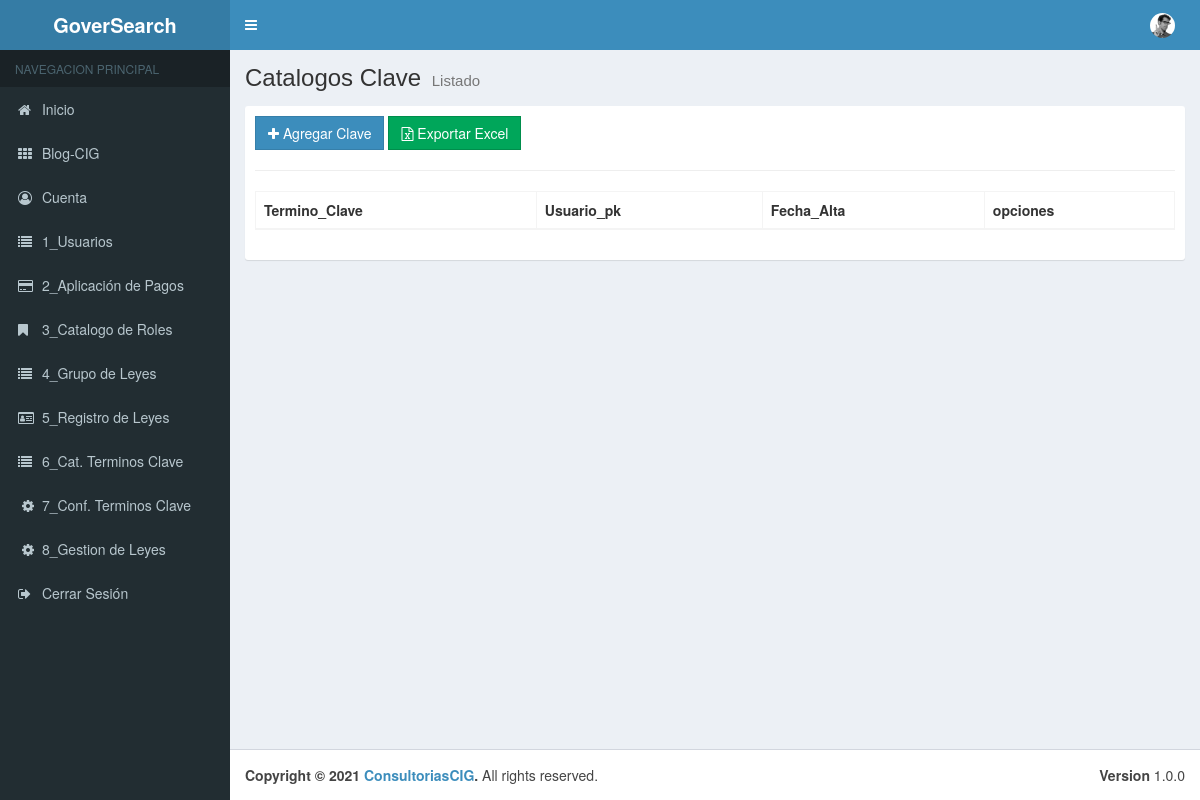
/00_Menu/cCat_Clave, run on an earlier commit of the app's database.
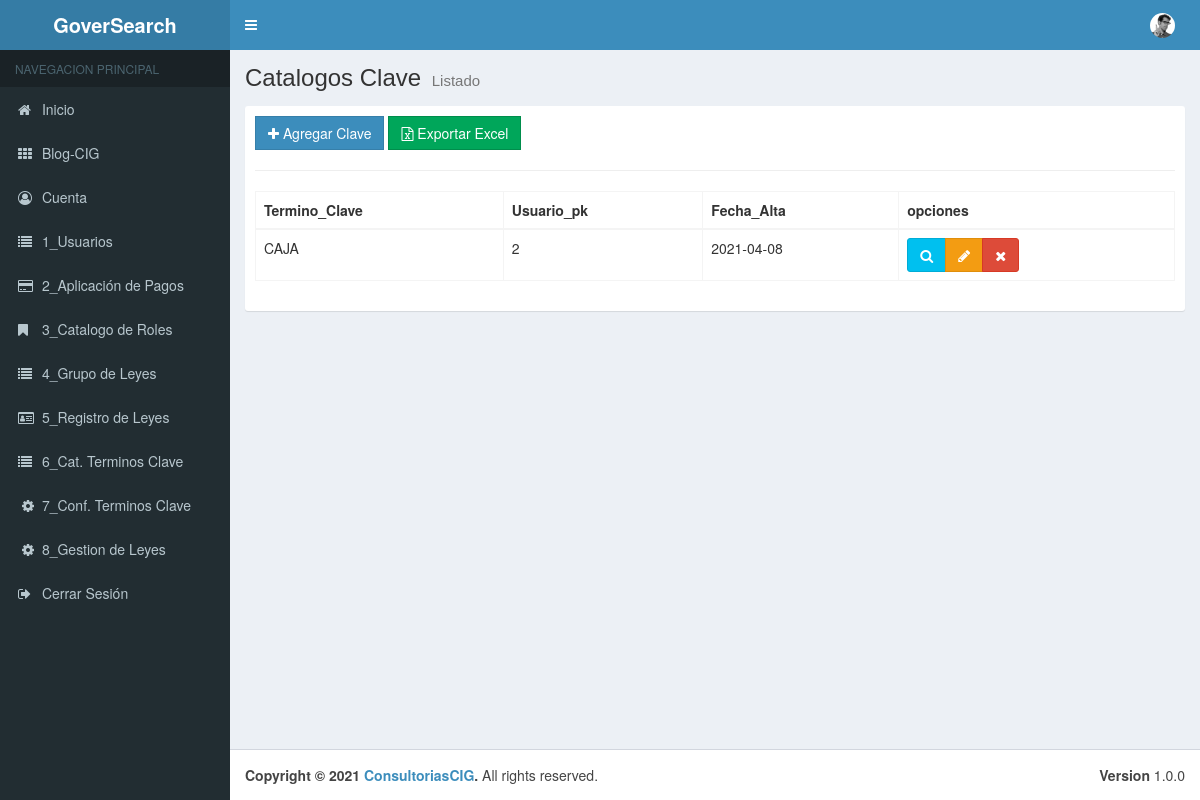
And on a later commit of the database.
### tables this page shows
CREATE TABLE `tbl_cat` (
  `pk_Ter_Clave` int(11) NOT NULL,
  `Termino_Clave` varchar(50) NOT NULL,
  `Usuario_pk` int(20) NOT NULL,
  `Fecha_Alta` date NOT NULL,
  `Estado` bit(1) NOT NULL
);

### application/controllers/00_Menu/cCat_Clave.php (called while the page is built, shortened)
<?php
class cCat_Clave extends CI_Controller {
	public function __construct(){
		$this->load->model("Cat_Clave_Model");
	}
	public function index()
	{
		$data = array(
			'cClaves' =>$this->Cat_Clave_Model->getClave(),
	   );
		$this->load->view("layouts/header");
		$this->load->view("layouts/aside");
		$this->load->view("admin/01_Menu/vCat_Clave/list", $data);
		$this->load->view("layouts/footer");
	}
}

### index.php (called while the page is built, shortened)
<?php
require_once BASEPATH.'core/CodeIgniter.php';

### application/models/Cat_Clave_Model.php (called while the page is built, shortened)
<?php
class Cat_Clave_Model extends CI_Model {
    public function getClave(){
        $this->db->where("Estado","1");
        $resultados = $this->db->get("tbl_cat");
        return $resultados->result();
    }
}

### application/views/admin/01_Menu/vCat_Clave/list.php (the view)
<div class="content-wrapper">
    <section class="content-header">
        <h1>
        Catalogos Clave
        <small>Listado</small>
        </h1>
    </section>
    <section class="content">
        <div class="box box-solid">
            <div class="box-body">
                <div class="row">
                        <div class="col-md-12">
                        <a href="<?php echo base_url();?>00_Menu/cCat_Clave/add" class="btn btn-primary btn-flat"><span class="fa fa-plus"></span> Agregar Clave</a>
                        <a href="<?php echo base_url();?>00_Menu/cReg_Leyes/add" class="btn btn-success btn-flat"><span class="fa fa-file-excel-o"></span> Exportar Excel</a>
                        </div>
                    </div>
                <hr>
                    <div class="row">
                        <div class="col-md-12">
                            <table id="example1" class="table table-bordered table-hover">
                                <thead>
                                <tr>
                                        <th>Termino_Clave</th>
                                        <th>Usuario_pk</th>
                                        <th>Fecha_Alta</th>
                                        <th>opciones</th>
                                    </tr>
                                </thead>
                                <tbody>
                                    <?php if(!empty($cClaves)):?>
                                        <?php foreach($cClaves as $cClave):?>
                                            <tr>
                                                <td><?php echo $cClave->Termino_Clave;?></td>
                                                <td><?php echo $cClave->Usuario_pk;?></td>
                                                <td><?php echo $cClave->Fecha_Alta;?></td>
                                                <td>
                                                    <div class="btn-group">
                                                        <button type="button" class="btn btn-info btn-view" data-toggle="modal" data-target="#modal-default" value="<?php echo $cClave->pk_Ter_Clave;?>">
                                                            <span class="fa fa-search"></span>
                                                        </button>
                                                        <a href="<?php echo base_url()?>00_cRoles/Roles/edit/<?php echo $cClave->pk_Ter_Clave;?>" class="btn btn-warning"><span class="fa fa-pencil"></span></a>
                                                        <a href="<?php echo base_url();?>00_cRoles/Roles/delete/<?php echo $cClave->pk_Ter_Clave;?>" class="btn btn-danger btn-remove"><span class="fa fa-remove"></span></a>
                                                    </div>
                                                </td>
                                            </tr>
                                        <?php endforeach;?>
                                    <?php endif;?>
                                </tbody>
                            </table>
                        </div>
                    </div>
            </div>
        </div>
    </section>
</div>

What changed in the data, as far as the page shows it:
now on this page (row edited): tbl_cat: Termino_Clave "CAJA", Usuario_pk "2", Fecha_Alta "2021-04-08", $cClave->pk_Ter_Clave 1 (drawn)
